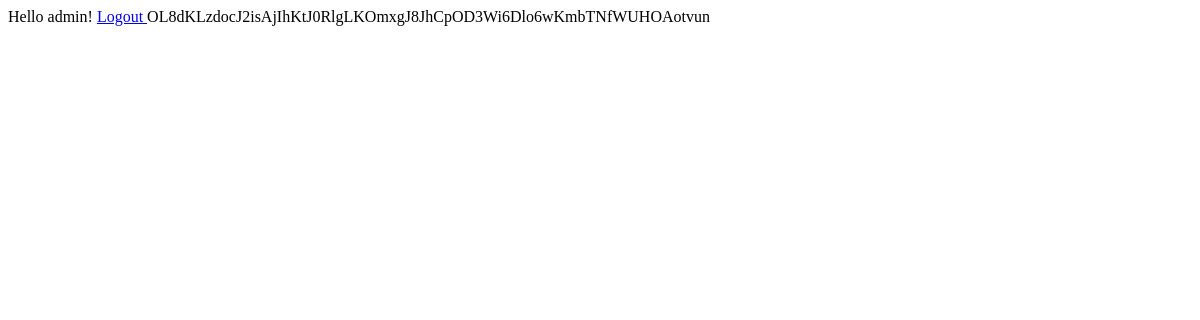
Before: / (signed in) with the older database file.
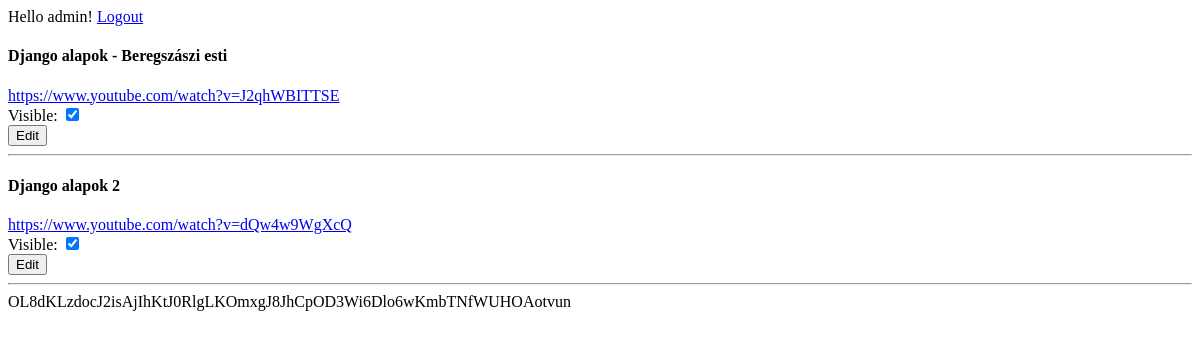
After: the same page with the newer database file.
### links/models.py (models this page shows, shortened)
class MyLink(models.Model):
    title = models.CharField(max_length=255)
    url = models.URLField()
    visible = models.BooleanField(default = True)
    user = models.ForeignKey(User, on_delete = models.CASCADE)
    created = models.DateTimeField(auto_now_add=True)

### config/views.py (the view)
# urls.py: path('', views.index, name='index'),
@login_required(login_url='login')
def index(request):
    my_links = MyLink.objects.filter(user = request.user)
    return render(request, 'index.html', {'links':my_links})

### templates/index.html (shortened to what this page needs)
Hello {{ user }}!
<a href="{% url 'logout' %}">
    Logout
</a>
{% for link in links %}
<h4>{{link.title}}</h4>
<a href="{{link.url}}">{{link.url}}</a><br>
Visible:
{% if link.visible %}
<input type="checkbox" id="visible" checked onclick="changeVisibility({{ link.id }}, this)">
{% else %}
<input type="checkbox" id="visible" onclick="changeVisibility({{ link.id }}, this)">
{% endif %}
<button>Edit</button>
<hr>
{% endfor %}
<span id="token">{{ csrf_token }}</span>

Changed rows visible on the page:
added MyLink: title "Django alapok - Beregszászi esti", url "https://www.youtube.com/watch?v=J2qhWBITTSE"
added MyLink: title "Django alapok 2", url "https://www.youtube.com/watch?v=dQw4w9WgXcQ"
